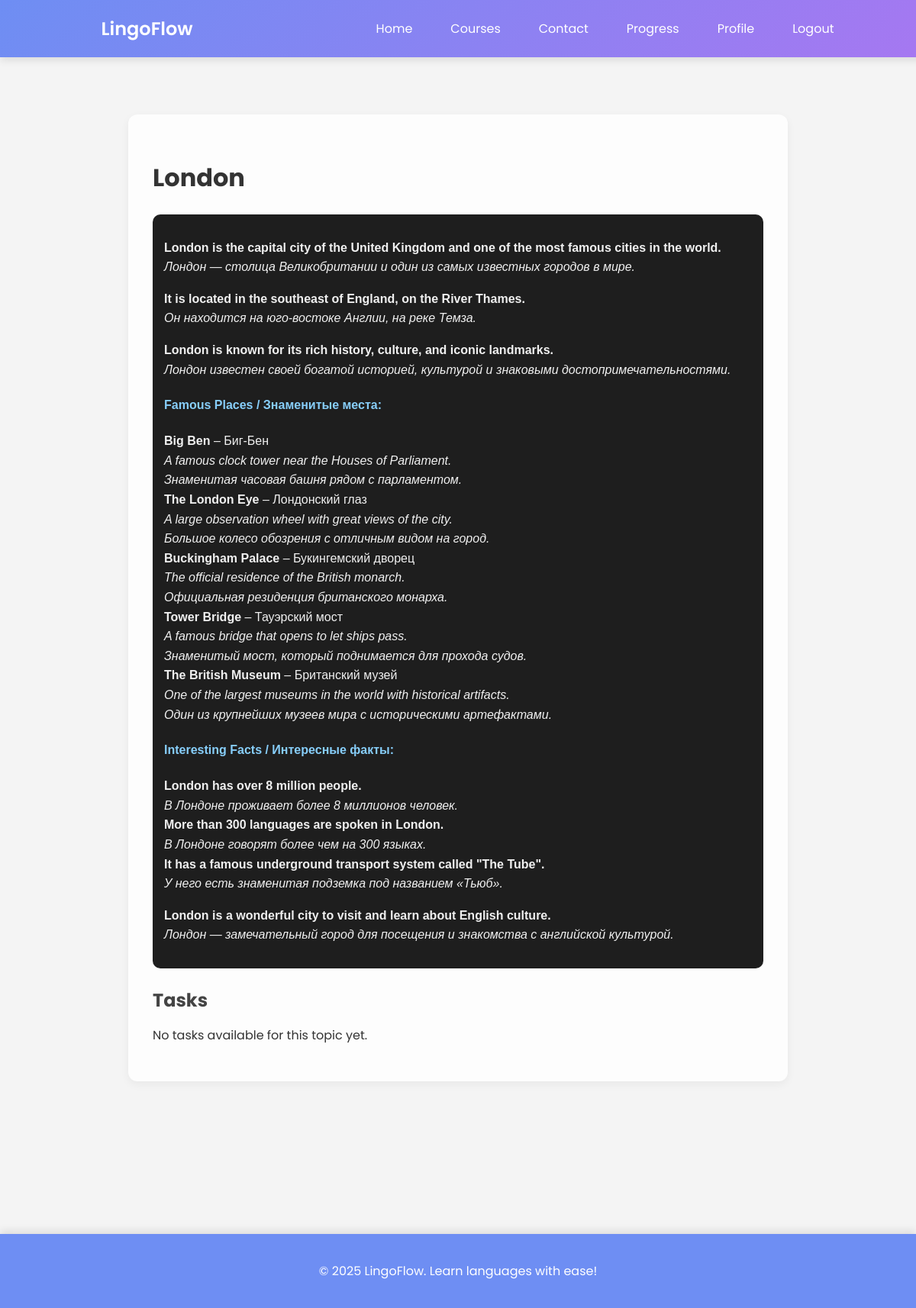
Screenshot of /courses/topic/4 (signed in) with the database file from the repository.
### courses/models.py (models this page shows, shortened)
class Topic(models.Model):
    course = models.ForeignKey(Course, on_delete=models.CASCADE, related_name="topics")
    title = models.CharField(max_length=255)
    explanation = models.TextField()
    order = models.PositiveIntegerField()
    class Meta:
        ordering = ["order"]

### courses/views.py (the view)
# urls.py: path('topic/<int:topic_id>', views.selected_topic, name='selected_topic'),
@login_required
def selected_topic(request, topic_id):
    topic = Topic.objects.get(id=topic_id)
    if not topic:
        return render(request, "404.html", status=404)
    tasks = Task.objects.filter(topic=topic_id).all()
    return render(request, "courses/selected_topic.html", {"topic": topic, "tasks": tasks})

### templates/courses/selected_topic.html (shortened to what this page needs)
{% extends 'base.html' %}
{% block content %}
<section class="topic-container" style="margin-top: 150px; margin-bottom: 200px;">
    <div class="topic-header">
        <h2>{{ topic.title }}</h2>
        <p class="explanation">{{ topic.explanation|safe }}</p>
    </div>
    <div class="task-list">
        <h3>Tasks</h3>
        <ul>
            {% for task in tasks %}
                <li class="task-item">
                    <a href="{% url 'courses:task_detail' task.id %}">{{ task.title }}</a>
                </li>
            {% empty %}
                <li>No tasks available for this topic yet.</li>
            {% endfor %}
        </ul>
    </div>
</section>
{% endblock %}

### account/static/css/styles.css (style rules this page uses)
body { font-family: 'Poppins', sans-serif; margin: 0; padding: 0; background-color: #f4f4f4; color: #333; }
.topic-container { max-width: 800px; margin: 2rem auto; padding: 2rem; background-color: #fdfdfd; box-shadow: 0 4px 12px rgba(0, 0, 0, 0.05); border-radius: 12px; }
.topic-header h2 { font-size: 2rem; color: #333; margin-bottom: 0.5rem; }
.explanation { color: #555; font-size: 1.1rem; margin-bottom: 1.5rem; }
.task-list h3 { font-size: 1.5rem; color: #444; margin-bottom: 1rem; }
.task-list ul { list-style: none; padding: 0; }

### rows the page displays
Topic: title "London", explanation "London is the capital city of the United Kingdom and one of the most famous cities in the world. Лондон — столица Великобритании и один из самых известных городов в мире. It is located in the southeast of England, on the River Thames. Он находится на юго-востоке Англии, на реке Темза. London is known for its rich history, culture, and iconic landmarks. Лондон известен своей богатой историей, культурой и знаковыми достопримечательностями. Famous Places / Знаменитые места: Big Ben – Биг-Бен A famous clock tower near the Houses of Parliament. Знаменитая часовая башня рядом с парламентом. The London Eye – Лондонский глаз A large observation wheel with great views of the city. Большое колесо…"
